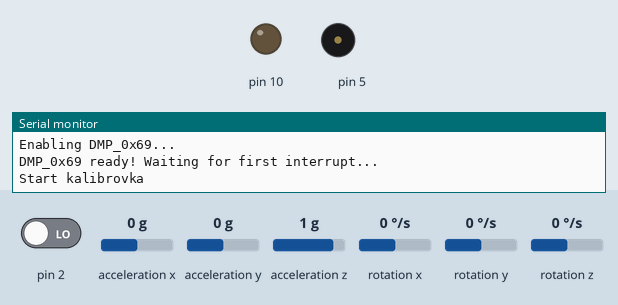
Bench run of a sketch on a simulated Arduino Uno, built with avr-gcc and run on an emulated ATmega328P. Shown: output pins drawn as LEDs (lit = HIGH), buzzer (waves = sounding), the last lines printed to the serial monitor. The inputs (shaded band) are chosen by the test bench; at power-on: pin 2 LOW, acceleration x 0 g, acceleration y 0 g, acceleration z 1 g, rotation x 0 °/s, rotation y 0 °/s, rotation z 0 °/s.

Above: at 2.8 s.
2.9 s: pin 2 driven HIGH
At 11.97 s:
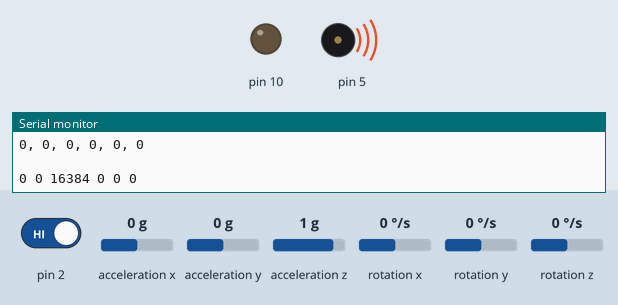
Timing chart, 0 to 22.5 s (numbered marks = the images above; inputs shaded):
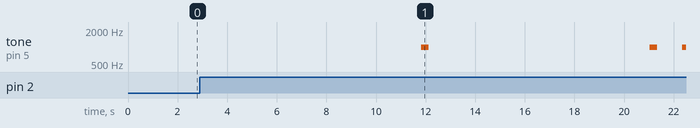

Measured:
- after the input at 2.9 s, tone on pin 5: goes 1000 Hz 0.30 s, silent 8.9 s, 1000 Hz 0.30 s, silent 1.0 s, then 1000 Hz, starting after 8.9 s

The sketch:

Corrector_Core_old.ino
```cpp
//#include <AnalogKey.h>
//#include <GyverButton.h>
#include <Wire.h>
#include "I2Cdev.h"
#include "MPU6050_6Axis_MotionApps20.h"
#define BUFFER_SIZE 100

MPU6050 mpu1 = 0x68;              // адрес датчика вверху спины
MPU6050 mpu2 = 0x69;              // адрес датчика снизу спины

uint8_t devStatus;                // возвращаяет статус устройства после каждого действия (0 = success, !0 = error)
float ypr_one[3];                 //массив хранения текущих показаний вверху спины
float ypr_two[3];                 //массив хранения показний внизу спины
float normaly1[3];                // массив хвранения настроенных углов углов внизу спины
float normaly2[3];                // массив хранения настроенных углов вверху спины
uint8_t fifoBuffer1[45];          // буфер1
uint8_t fifoBuffer2[45];          // буфер2
bool knopka;                      // кнопка
bool flag_motor;
int16_t ax, ay, az;
int16_t gx, gy, gz;

void setup() {
  Serial.begin(115200);
  Wire.begin();
  Wire.setClock(1000000UL);       // разгоняем шину на максимум
  pinMode(10, OUTPUT);            // порт вибро
  pinMode(2, INPUT);              // порт кнопки
  pinMode(5, OUTPUT);             // порт бузера
  initialize_mpu1 ();             // инициализация DMP_0x68
  initialize_mpu2 ();             // инициализация DMP_0x69

  //----------Калибровка датчиков----------------------
   Serial.println("Start kalibrovka");
   delay(1000);
   while (1){
      knopka = digitalRead(2);
      if (knopka){
          kalib_mpu1();
          tone (5, 1000, 300);
          delay(300);
          kalib_mpu2();
          tone (5, 1000, 300);
          delay(300);
          break;
      }
    }
  //----------Калибровка под человека----------------------
   Serial.println("Primite ydobnoe pologenie");
   delay(1000);
   Serial.println("Nagmite na knopky, esli gotovi");
   while (1){
      knopka = digitalRead(2);
      get_normaly1();              // получение идеальных углов вверху спины
      get_normaly2();              // получение идеальных углов внизу спины
      if (knopka){
          break;
      }
    }
    tone (5, 1000, 300);
    Serial.println("Pologenie vibrano");
    vivod_norm1();
    vivod_norm2();
    tone (5, 1000, 300);
    delay(1000);
}
void loop() {
  static uint32_t tmr1;
  static uint32_t tmr2;
  static uint32_t tmr3_motor;
  if (millis() - tmr1 >= 11) {      // таймер на 11 мс (на всякий случай)
     getdata_mpu1();
     tmr1 = millis();               // сброс таймера
  }
  if (millis() - tmr2 >= 11) {      // таймер на 11 мс (на всякий случай)
     getdata_mpu2();
     tmr2 = millis();               // сброс таймера
  }
  //abs(degrees(normaly1[0]) - degrees(ypr_one[0])) > 10 || ДАТЧИК 0x68 ПО Х ДРЕЙФУЕТ, УБРАНО ИЗ УСЛОВИЯ НИЖЕ
  //---верхний датчик---------------
  if (abs(degrees(normaly1[1]) - degrees(ypr_one[1])) > 10 || abs(degrees(normaly1[2]) - degrees(ypr_one[2])) > 10) {
    //Serial.println ("vipra                                                                                                                                                     mis");
    tone (5, 1000);
  }
  else {
    //Serial.println ("ok");
    noTone (5);
}
//abs(degrees(normaly2[0]) - degrees(ypr_two[0])) > 10 ||
  //------нижний датчик-------------------
  if ( abs(degrees(normaly2[1]) - degrees(ypr_two[1])) > 12 || abs(degrees(normaly2[2]) - degrees(ypr_two[2])) > 12){
     if (!flag_motor){
      digitalWrite(10,HIGH);
      flag_motor = true;
      tmr3_motor = millis();
     }
     if (millis() -  tmr3_motor > 2000  && flag_motor) {
      digitalWrite(10,LOW );
     }
}
  else {
     digitalWrite(10,LOW );
     flag_motor = false;
  }

}


//**************Функции**************

//иниациализация mpu1 вверху спины
void initialize_mpu1 () {
  // инициализация DMP_0x68
  mpu1.initialize();
  Serial.println(mpu1.testConnection() ? F("MPU6050_0x68 connection successful") : F("MPU6050_0x68 connection failed"));
  Serial.println(F("Initializing DMP_0x68..."));
  devStatus = mpu1.dmpInitialize();
  // make sure it worked (returns 0 if so)
  if (devStatus == 0) {
    // turn on the DMP, now that it's ready
    Serial.println(F("Enabling DMP_0x68..."));
    mpu1.setDMPEnabled(true);
    Serial.println(F("DMP_0x68 ready! Waiting for first interrupt..."));
  } else {
    // ERROR!
    // 1 = initial memory load failed
    // 2 = DMP configuration updates failed
    Serial.print(F("DMP_0x68  Initialization failed (code "));
    Serial.print(devStatus);
    Serial.println(F(")"));
  }
}

//иниациализация mpu2 внизу спины
void initialize_mpu2 () {
  // инициализация DMP_0x69
  mpu2.initialize();
  Serial.println(mpu2.testConnection() ? F("MPU6050_0x69 connection successful") : F("MPU6050_0x69 connection failed"));
  Serial.println(F("Initializing DMP_0x69..."));
  devStatus = mpu2.dmpInitialize();
  // make sure it worked (returns 0 if so)
  if (devStatus == 0) {
    // turn on the DMP, now that it's ready
    Serial.println(F("Enabling DMP_0x69..."));
    mpu2.setDMPEnabled(true);
    Serial.println(F("DMP_0x69 ready! Waiting for first interrupt..."));
  } else {
    // ERROR!
    // 1 = initial memory load failed
    // 2 = DMP configuration updates failed
    Serial.print(F("DMP_0x69 Initialization failed (code "));
    Serial.print(devStatus);
    Serial.println(F(")"));
  }
}

// Получение идеальных углов вверху спины
void get_normaly1() {
  static uint32_t tmr1;
  if (millis() - tmr1 >= 11) {
    if (mpu1.dmpGetCurrentFIFOPacket(fifoBuffer1)) {
      // переменные для расчёта (ypr можно вынести в глобал)
      Quaternion q_1;
      VectorFloat gravity_1;
      // расчёты
      mpu1.dmpGetQuaternion(&q_1, fifoBuffer1);
      mpu1.dmpGetGravity(&gravity_1, &q_1);
      mpu1.dmpGetYawPitchRoll(normaly1, &q_1, &gravity_1);
      tmr1 = millis();  // сброс таймера
      }
  }
}

// Получение идеальных углов внизу спины
void get_normaly2() {
  static uint32_t tmr2;
  if (millis() - tmr2 >= 11) {
    if (mpu2.dmpGetCurrentFIFOPacket(fifoBuffer2)) {
      // переменные для расчёта (ypr можно вынести в глобал)
      Quaternion q_2;
      VectorFloat gravity_2;
      // расчёты
      mpu2.dmpGetQuaternion(&q_2, fifoBuffer2);
      mpu2.dmpGetGravity(&gravity_2, &q_2);
      mpu2.dmpGetYawPitchRoll(normaly2, &q_2, &gravity_2);
      tmr2 = millis();  // сброс таймера
      }
  }
}

//Получение показаний углов mpu1 0x68 в динамике
void getdata_mpu1() {
     if (mpu1.dmpGetCurrentFIFOPacket(fifoBuffer1)){
      // переменные для расчёта датчикка 1
      Quaternion q_1;
      VectorFloat gravity_1;
      // расчёты для первого датчика с адресом 0x68
      mpu1.dmpGetQuaternion(&q_1, fifoBuffer1);
      mpu1.dmpGetGravity(&gravity_1, &q_1);
      mpu1.dmpGetYawPitchRoll(ypr_one, &q_1, &gravity_1);
      vivod_one(ypr_one);
    }
}

//Получение показаний углов mpu2 0x69 в динамике
void getdata_mpu2() {
      if (mpu2.dmpGetCurrentFIFOPacket(fifoBuffer2)){
      // переменные для расчёта датчикка 2
      Quaternion q_2;
      VectorFloat gravity_2;
      // расчёты для второго датчика с адресом 0x69
      mpu2.dmpGetQuaternion(&q_2, fifoBuffer2);
      mpu2.dmpGetGravity(&gravity_2, &q_2);
      mpu2.dmpGetYawPitchRoll(ypr_two, &q_2, &gravity_2);
      vivod_two(ypr_two);
    }
}
//Вывод показаний в порт с датчика №1 вверху спины
void vivod_one (float mp_one[]){
  Serial.print("mpu1: ");
  Serial.print(degrees(normaly1[0]) - degrees(mp_one[0])); // вокруг оси Z
  Serial.print(',');
  Serial.print(degrees(normaly1[1]) - degrees(mp_one[1])); // вокруг оси Y
  Serial.print(',');
  Serial.print(degrees(normaly1[2]) - degrees(mp_one[2])); // вокруг оси X
  Serial.println();
}

//Вывод показаний в порт с датчика №2 низу спины
void vivod_two (float mp_two[]){
  Serial.print("mpu2: ");
  Serial.print(degrees(normaly2[0]) - degrees(mp_two[0])); // вокруг оси Z
  Serial.print(',');
  Serial.print(degrees(normaly2[1]) - degrees(mp_two[1])); // вокруг оси Y
  Serial.print(',');
  Serial.print(degrees(normaly2[2]) - degrees(mp_two[2])); // вокруг оси X
  Serial.println();
}
void vivod_norm1() {
    Serial.print("mpu1: ");
  Serial.print(degrees(normaly1[0])); // вокруг оси Z
  Serial.print(',');
  Serial.print(degrees(normaly1[1])); // вокруг оси Y
  Serial.print(',');
  Serial.print(degrees(normaly1[2])); // вокруг оси X
  Serial.println();
}
void vivod_norm2() {
    Serial.print("mpu2: ");
  Serial.print(degrees(normaly2[0])); // вокруг оси Z
  Serial.print(',');
  Serial.print(degrees(normaly2[1])); // вокруг оси Y
  Serial.print(',');
  Serial.print(degrees(normaly2[2])); // вокруг оси X
  Serial.println();
}
void kalib_mpu1 () {
  mpu1.setXAccelOffset(0);
  mpu1.setYAccelOffset(0);
  mpu1.setZAccelOffset(0);
  mpu1.setXGyroOffset(0);
  mpu1.setYGyroOffset(0);
  mpu1.setZGyroOffset(0);
  // выводим начальные значения
  mpu1.getMotion6(&ax, &ay, &az, &gx, &gy, &gz);
  Serial.print(ax); Serial.print(" ");
  Serial.print(ay); Serial.print(" ");
  Serial.print(az); Serial.print(" ");
  Serial.print(gx); Serial.print(" ");
  Serial.print(gy); Serial.print(" ");
  Serial.println(gz);
  calibration_1();
  // выводим значения после калибровки
  mpu1.getMotion6(&ax, &ay, &az, &gx, &gy, &gz);
  Serial.print(ax); Serial.print(" ");
  Serial.print(ay); Serial.print(" ");
  Serial.print(az); Serial.print(" ");
  Serial.print(gx); Serial.print(" ");
  Serial.print(gy); Serial.print(" ");
  Serial.println(gz);
}

void kalib_mpu2 () {
  mpu2.setXAccelOffset(0);
  mpu2.setYAccelOffset(0);
  mpu2.setZAccelOffset(0);
  mpu2.setXGyroOffset(0);
  mpu2.setYGyroOffset(0);
  mpu2.setZGyroOffset(0);
  // выводим начальные значения
  mpu2.getMotion6(&ax, &ay, &az, &gx, &gy, &gz);
  Serial.print(ax); Serial.print(" ");
  Serial.print(ay); Serial.print(" ");
  Serial.print(az); Serial.print(" ");
  Serial.print(gx); Serial.print(" ");
  Serial.print(gy); Serial.print(" ");
  Serial.println(gz);
  calibration_2();
  // выводим значения после калибровки
  mpu2.getMotion6(&ax, &ay, &az, &gx, &gy, &gz);
  Serial.print(ax); Serial.print(" ");
  Serial.print(ay); Serial.print(" ");
  Serial.print(az); Serial.print(" ");
  Serial.print(gx); Serial.print(" ");
  Serial.print(gy); Serial.print(" ");
  Serial.println(gz);
}

void calibration_1() {
  long offsets[6];
  long offsetsOld[6];
  int16_t mpuGet[6];
  // используем стандартную точность
  mpu1.setFullScaleAccelRange(MPU6050_ACCEL_FS_2);
  mpu1.setFullScaleGyroRange(MPU6050_GYRO_FS_250);
  // обнуляем оффсеты
  mpu1.setXAccelOffset(0);
  mpu1.setYAccelOffset(0);
  mpu1.setZAccelOffset(0);
  mpu1.setXGyroOffset(0);
  mpu1.setYGyroOffset(0);
  mpu1.setZGyroOffset(0);
  delay(1000);
  Serial.println("Calibration_1 start. It will take about 5 seconds");
  for (byte n = 0; n < 10; n++) {     // 10 итераций калибровки
    for (byte j = 0; j < 6; j++) {    // обнуляем калибровочный массив
      offsets[j] = 0;
    }
    for (byte i = 0; i < 100 + BUFFER_SIZE; i++) { // делаем BUFFER_SIZE измерений для усреднения
      mpu1.getMotion6(&mpuGet[0], &mpuGet[1], &mpuGet[2], &mpuGet[3], &mpuGet[4], &mpuGet[5]);
      if (i >= 99) {                         // пропускаем первые 99 измерений
        for (byte j = 0; j < 6; j++) {
          offsets[j] += (long)mpuGet[j];   // записываем в калибровочный массив
        }
      }
    }
    for (byte i = 0; i < 6; i++) {
      offsets[i] = offsetsOld[i] - ((long)offsets[i] / BUFFER_SIZE); // учитываем предыдущую калибровку
      if (i == 2) offsets[i] += 16384;                               // если ось Z, калибруем в 16384
      offsetsOld[i] = offsets[i];
    }
    // ставим новые оффсеты
    mpu1.setXAccelOffset(offsets[0] / 8);
    mpu1.setYAccelOffset(offsets[1] / 8);
    mpu1.setZAccelOffset(offsets[2] / 8);
    mpu1.setXGyroOffset(offsets[3] / 4);
    mpu1.setYGyroOffset(offsets[4] / 4);
    mpu1.setZGyroOffset(offsets[5] / 4);
    delay(2);
  }
    // выводим в порт
    Serial.println("Calibration_1 end. Your offsets:");
    Serial.println("accX accY accZ gyrX gyrY gyrZ");
    Serial.print(mpu1.getXAccelOffset()); Serial.print(", ");
    Serial.print(mpu1.getYAccelOffset()); Serial.print(", ");
    Serial.print(mpu1.getZAccelOffset()); Serial.print(", ");
    Serial.print(mpu1.getXGyroOffset()); Serial.print(", ");
    Serial.print(mpu1.getYGyroOffset()); Serial.print(", ");
    Serial.print(mpu1.getZGyroOffset()); Serial.println(" ");
    Serial.println(" ");
}

void calibration_2 () {
  long offsets[6];
  long offsetsOld[6];
  int16_t mpuGet[6];
  // используем стандартную точность
  mpu2.setFullScaleAccelRange(MPU6050_ACCEL_FS_2);
  mpu2.setFullScaleGyroRange(MPU6050_GYRO_FS_250);
  // обнуляем оффсеты
  mpu2.setXAccelOffset(0);
  mpu2.setYAccelOffset(0);
  mpu2.setZAccelOffset(0);
  mpu2.setXGyroOffset(0);
  mpu2.setYGyroOffset(0);
  mpu2.setZGyroOffset(0);
  delay(1000);
  Serial.println("Calibration_2 start. It will take about 5 seconds");
  for (byte n = 0; n < 10; n++) {     // 10 итераций калибровки
    for (byte j = 0; j < 6; j++) {    // обнуляем калибровочный массив
      offsets[j] = 0;
    }
    for (byte i = 0; i < 100 + BUFFER_SIZE; i++) { // делаем BUFFER_SIZE измерений для усреднения
      mpu2.getMotion6(&mpuGet[0], &mpuGet[1], &mpuGet[2], &mpuGet[3], &mpuGet[4], &mpuGet[5]);
      if (i >= 99) {                         // пропускаем первые 99 измерений
        for (byte j = 0; j < 6; j++) {
          offsets[j] += (long)mpuGet[j];   // записываем в калибровочный массив
        }
      }
    }
    for (byte i = 0; i < 6; i++) {
      offsets[i] = offsetsOld[i] - ((long)offsets[i] / BUFFER_SIZE); // учитываем предыдущую калибровку
      if (i == 2) offsets[i] += 16384;                               // если ось Z, калибруем в 16384
      offsetsOld[i] = offsets[i];
    }
    // ставим новые оффсеты
    mpu2.setXAccelOffset(offsets[0] / 8);
    mpu2.setYAccelOffset(offsets[1] / 8);
    mpu2.setZAccelOffset(offsets[2] / 8);
    mpu2.setXGyroOffset(offsets[3] / 4);
    mpu2.setYGyroOffset(offsets[4] / 4);
    mpu2.setZGyroOffset(offsets[5] / 4);
    delay(2);
  }
    // выводим в порт
    Serial.println("Calibration_2 end. Your offsets:");
    Serial.println("accX accY accZ gyrX gyrY gyrZ");
    Serial.print(mpu2.getXAccelOffset()); Serial.print(", ");
    Serial.print(mpu2.getYAccelOffset()); Serial.print(", ");
    Serial.print(mpu2.getZAccelOffset()); Serial.print(", ");
    Serial.print(mpu2.getXGyroOffset()); Serial.print(", ");
    Serial.print(mpu2.getYGyroOffset()); Serial.print(", ");
    Serial.print(mpu2.getZGyroOffset()); Serial.println(" ");
    Serial.println(" ");
}
```
